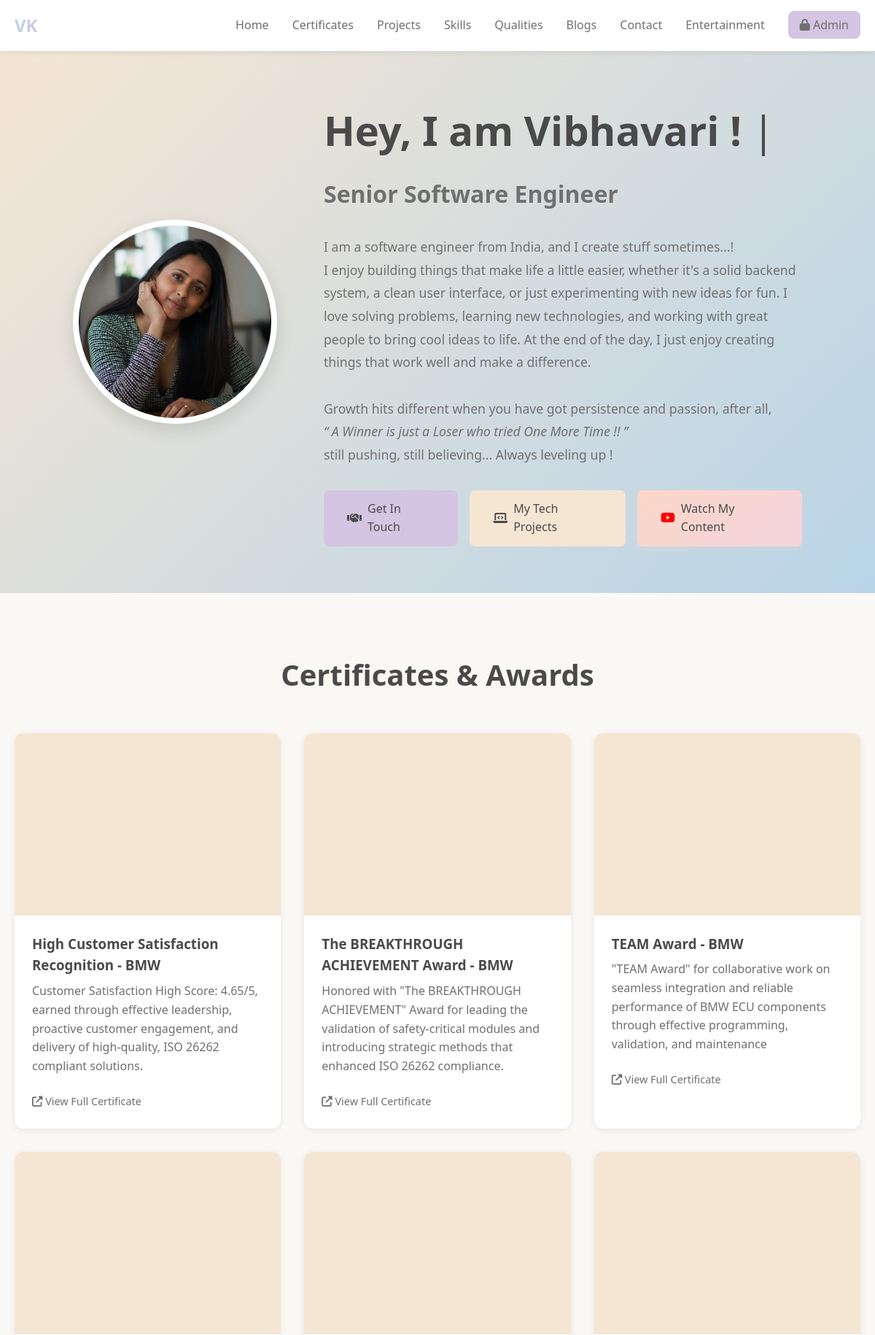
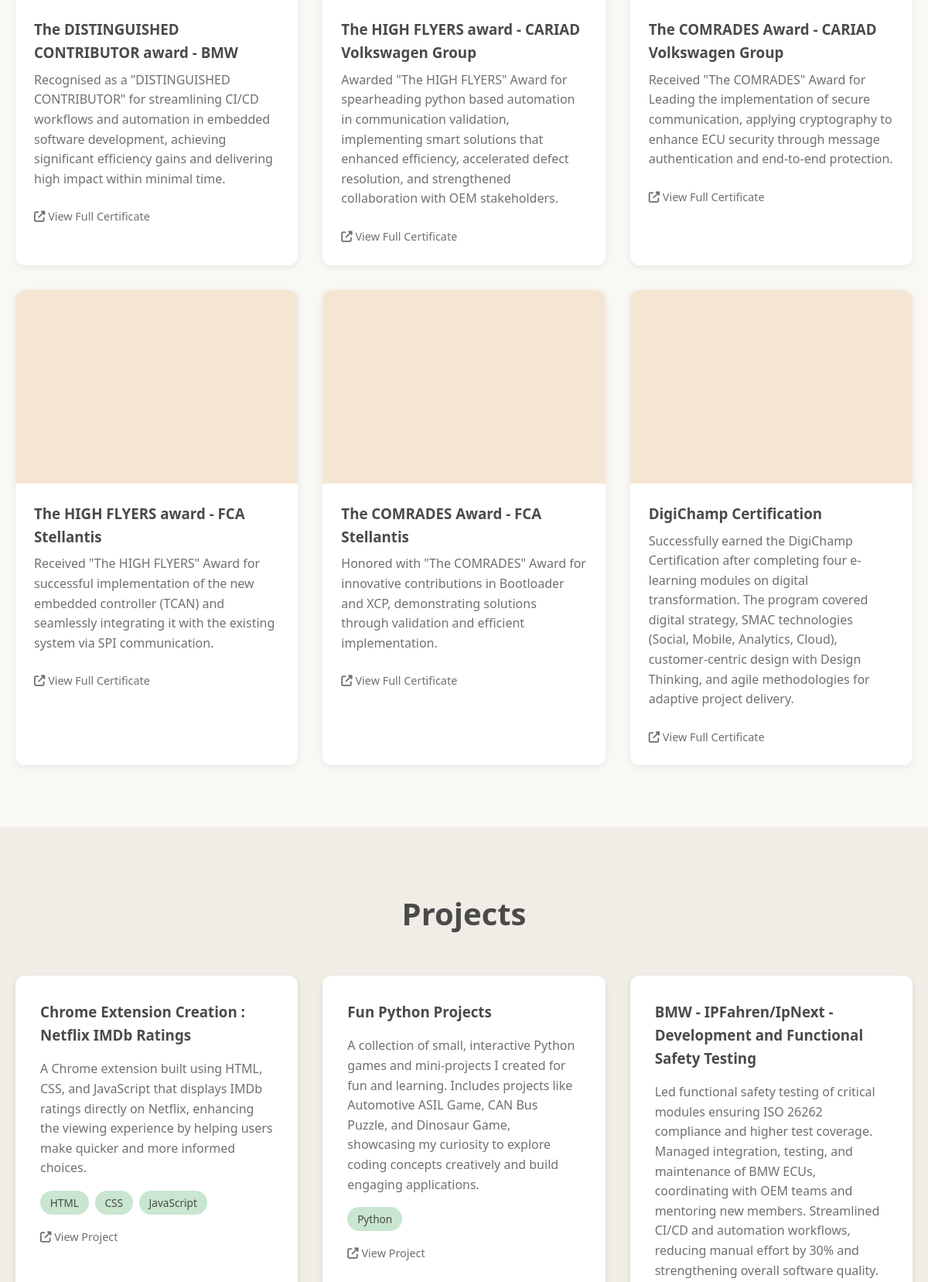
The page / (upper part) on the database its author committed (2 pictures, top to bottom).
### tables this page shows
CREATE TABLE certificates
                 (id INTEGER PRIMARY KEY AUTOINCREMENT,
                  title TEXT NOT NULL,
                  description TEXT,
                  project_link TEXT,
                  file_path TEXT NOT NULL,
                  file_type TEXT NOT NULL,
                  created_at TIMESTAMP DEFAULT CURRENT_TIMESTAMP);

CREATE TABLE projects
                 (id INTEGER PRIMARY KEY AUTOINCREMENT,
                  title TEXT NOT NULL,
                  description TEXT NOT NULL,
                  technologies TEXT NOT NULL,
                  project_link TEXT,
                  created_at TIMESTAMP DEFAULT CURRENT_TIMESTAMP);

### app.py (the view)
@app.route('/')
def index():
    conn = get_db()
    certificates = conn.execute('SELECT * FROM certificates ORDER BY created_at DESC').fetchall()
    projects = conn.execute('SELECT * FROM projects ORDER BY created_at DESC').fetchall()
    blogs = conn.execute('SELECT * FROM blogs ORDER BY created_at DESC').fetchall()
    skills_work = conn.execute('SELECT * FROM skills WHERE category = "work_with" ORDER BY name').fetchall()
    skills_know = conn.execute('SELECT * FROM skills WHERE category = "know" ORDER BY name').fetchall()
    qualities = conn.execute('SELECT * FROM qualities ORDER BY created_at').fetchall()
    contact = conn.execute('SELECT * FROM contact WHERE id = 1').fetchone()
    conn.close()
    return render_template('index.html',
                         certificates=certificates,
                         projects=projects,
                         blogs=blogs,
                         skills_work=skills_work,
                         skills_know=skills_know,
                         qualities=qualities,
                         contact=contact)

### app.py (called while the page is built)
def get_db():
    conn = sqlite3.connect('portfolio.db')
    conn.row_factory = sqlite3.Row  # Return rows as dictionaries
    return conn

### templates/index.html (shortened to what this page needs)
{% extends "base.html" %}
{% block content %}
<nav class="navbar">
    <div class="container">
        <div class="nav-brand">VK</div>
        <ul class="nav-menu">
            <li><a href="#home">Home</a></li>
            <li><a href="#certificates">Certificates</a></li>
            <li><a href="#projects">Projects</a></li>
            <li><a href="#skills">Skills</a></li>
            <li><a href="#qualities">Qualities</a></li>
            <li><a href="#blogs">Blogs</a></li>
            <li><a href="#contact">Contact</a></li>
            <li><a href="#youtube">Entertainment</a></li>
            <li><a href="{{ url_for('admin_login') }}" class="admin-link"><i class="fas fa-lock"></i> Admin</a></li>
        </ul>
    </div>
</nav>
<section id="home" class="hero-section">
    <div class="container">
        <div class="hero-wrapper">
            <div class="hero-image">
                <div class="profile-photo">
                    <img src="{{ url_for('static', filename='images/profile.png') }}?v={{ range(1, 1000) | random }}"
                         alt="Vibhavari Kotekar"
                         onerror="this.onerror=null; this.src='{{ url_for('static', filename='images/profile.jpg') }}?v={{ range(1, 1000) | random }}'; this.onerror=function(){ this.src='{{ url_for('static', filename='images/placeholder.svg') }}'; }">
                </div>
            </div>
            <div class="hero-content">
                <h1 class="hero-title">
                    <span id="typewriter"></span>
                    <span class="cursor">|</span>
                </h1>
                <h2 class="hero-subtitle">Senior Software Engineer</h2>
                <p class="hero-description">
                    I am a software engineer from India, and I create stuff sometimes...!<br>
                    I enjoy building things that make life a little easier, whether it's a solid backend system,
                    a clean user interface, or just experimenting with new ideas for fun. I love solving problems, learning new technologies,
                    and working with great people to bring cool ideas to life. At the end of the day,
                    I just enjoy creating things that work well and make a difference.<br><br>
                    Growth hits different when you have got persistence and passion,
                    after all, <br>
                    <em style="font-style: italic; color: #707070;">“ A Winner is just a Loser who tried One More Time !! ”</em><br>
                    still pushing, still believing... Always leveling up !
                </p>
                <div class="hero-cta">
                    <a href="#contact" class="btn btn-primary"><i class="fas fa-handshake"></i> Get In Touch</a>
                    <a href="#projects" class="btn btn-secondary"><i class="fas fa-laptop-code laptop-icon"></i> My Tech Projects</a>
                    <a href="#youtube" class="btn btn-youtube-hero"><i class="fab fa-youtube"></i> Watch My Content</a>
                </div>
            </div>
        </div>
    </div>
</section>
<section id="certificates" class="section">
    <div class="container">
        <h2 class="section-title">Certificates & Awards</h2>
        <div class="certificates-grid">
            {% if certificates %}
                {% for cert in certificates %}
                <div class="certificate-card">
                    <div class="certificate-preview">
                        {% if cert.file_type == 'pdf' %}
                                <iframe src="{{ url_for('uploaded_file', filename=cert.file_path) }}"
                                    class="pdf-preview"
                                    title="{{ cert.title }}">
                            </iframe>
                        {% else %}
                            <img src="{{ url_for('uploaded_file', filename=cert.file_path) }}" alt="{{ cert.title }}">
                        {% endif %}
                    </div>
                    <div class="certificate-info">
                        <h3>{{ cert.title }}</h3>
                        <p>{{ cert.description }}</p>
                        <a href="{{ url_for('uploaded_file', filename=cert.file_path) }}" class="cert-link" target="_blank">
                            <i class="fas fa-external-link-alt"></i> View Full Certificate
                        </a>
                    </div>
                </div>
                {% endfor %}
            {% else %}
                <div class="empty-state">
                    <i class="fas fa-certificate"></i>
                    <p>No certificates uploaded yet.</p>
                </div>
            {% endif %}
        </div>
    </div>
</section>
<section id="projects" class="section section-alt">
    <div class="container">
        <h2 class="section-title">Projects</h2>
        <div class="projects-grid">
            {% if projects %}
                {% for project in projects %}
                <div class="project-card">
                    <h3>{{ project.title }}</h3>
                    <p class="project-description">{{ project.description }}</p>
                    <div class="project-technologies">
                        {% for tech in project.technologies.split(',') %}
                        <span class="tech-tag">{{ tech.strip() }}</span>
                        {% endfor %}
                    </div>
                    {% if project.project_link %}
                    <a href="{{ project.project_link }}" class="project-link" target="_blank">
                        <i class="fas fa-external-link-alt"></i> View Project
                    </a>
                    {% endif %}
                </div>
                {% endfor %}
            {% else %}
                <div class="empty-state">
                    <i class="fas fa-code"></i>
                    <p>No projects added yet.</p>
                </div>
            {% endif %}
        </div>
    </div>
</section>
{% endblock %}

### rows shown on the page
certificates: title "High Customer Satisfaction Recognition - BMW", description "Customer Satisfaction High Score: 4.65/5, earned through effective leadership, proactive customer engagement, and delivery of high-quality, ISO 26262 compliant solutions."
certificates: title "The BREAKTHROUGH ACHIEVEMENT Award - BMW", description "Honored with \"The BREAKTHROUGH ACHIEVEMENT\" Award for leading the validation of safety-critical modules and introducing strategic methods that enhanced ISO 26262 compliance."
certificates: title "TEAM Award - BMW", description "\"TEAM Award\" for collaborative work on seamless integration and reliable performance of BMW ECU components through effective programming, validation, and maintenance"
certificates: title "The DISTINGUISHED CONTRIBUTOR award - BMW", description "Recognised as a \"DISTINGUISHED CONTRIBUTOR\" for streamlining CI/CD workflows and automation in embedded software development, achieving significant efficiency gains and delivering high impact within minimal time."
certificates: title "The HIGH FLYERS award - CARIAD Volkswagen Group", description "Awarded \"The HIGH FLYERS\" Award for spearheading python based automation in communication validation, implementing smart solutions that enhanced efficiency, accelerated defect resolution, and strengthened collaboration with OEM stakeholders."
certificates: title "The COMRADES Award - CARIAD Volkswagen Group", description "Received \"The COMRADES\" Award for Leading the implementation of secure communication, applying cryptography to enhance ECU security through message authentication and end-to-end protection."
certificates: title "The HIGH FLYERS award - FCA Stellantis", description "Received \"The HIGH FLYERS\" Award for successful implementation of the new embedded controller (TCAN) and seamlessly integrating it with the existing system via SPI communication."
certificates: title "The COMRADES Award - FCA Stellantis", description "Honored with \"The COMRADES\" Award for innovative contributions in Bootloader and XCP, demonstrating solutions through validation and efficient implementation."
certificates: title "DigiChamp Certification", description "Successfully earned the DigiChamp Certification after completing four e-learning modules on digital transformation. The program covered digital strategy, SMAC technologies (Social, Mobile, Analytics, Cloud), customer-centric design with Design Thinking, and agile methodologies for adaptive project delivery."
projects: title "Chrome Extension Creation : Netflix IMDb Ratings", description "A Chrome extension built using HTML, CSS, and JavaScript that displays IMDb ratings directly on Netflix, enhancing the viewing experience by helping users make quicker and more informed choices.", strip "HTML" "CSS" "JavaScript"
projects: title "Fun Python Projects", description "A collection of small, interactive Python games and mini-projects I created for fun and learning. Includes projects like Automotive ASIL Game, CAN Bus Puzzle, and Dinosaur Game, showcasing my curiosity to explore coding concepts creatively and build engaging applications.", strip "Python"
projects: title "BMW - IPFahren/IpNext - Development and Functional Safety Testing", description "Led functional safety testing of critical modules ensuring ISO 26262 compliance and higher test coverage. Managed integration, testing, and maintenance of BMW ECUs, coordinating with OEM teams and mentoring new members. Streamlined CI/CD and automation workflows, reducing manual effort by 30% and strengthening overall software quality."
